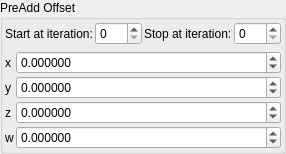
    <widget class="QGroupBox" name="groupBox">
     <property name="title">
      <string>PreAdd Offset</string>
     </property>
     <layout class="QVBoxLayout" name="verticalLayout_3">
      <property name="leftMargin">
       <number>2</number>
      </property>
      <property name="topMargin">
       <number>2</number>
      </property>
      <property name="rightMargin">
       <number>2</number>
      </property>
      <property name="bottomMargin">
       <number>2</number>
      </property>
      <item>
       <layout class="QGridLayout" name="gridLayout_75">
        <property name="spacing">
         <number>2</number>
        </property>
        <item row="0" column="1">
         <widget class="QLabel" name="label_263">
          <property name="text">
           <string>Start at iteration:</string>
          </property>
         </widget>
        </item>
        <item row="0" column="3">
         <widget class="QLabel" name="label_264">
          <property name="text">
           <string>Stop at iteration:</string>
          </property>
         </widget>
        </item>
        <item row="0" column="4">
         <widget class="MySpinBox" name="spinboxInt_transf_stop_iterations_C">
          <property name="sizePolicy">
           <sizepolicy hsizetype="Minimum" vsizetype="Maximum">
            <horstretch>0</horstretch>
            <verstretch>0</verstretch>
           </sizepolicy>
          </property>
          <property name="maximum">
           <number>999</number>
          </property>
         </widget>
        </item>
        <item row="0" column="2">
         <widget class="MySpinBox" name="spinboxInt_transf_start_iterations_C">
          <property name="sizePolicy">
           <sizepolicy hsizetype="Minimum" vsizetype="Maximum">
            <horstretch>0</horstretch>
            <verstretch>0</verstretch>
           </sizepolicy>
          </property>
          <property name="maximum">
           <number>999</number>
          </property>
         </widget>
        </item>
       </layout>
      </item>
      <item>
       <layout class="QGridLayout" name="gridLayout_64" columnstretch="0,0,0,1">
        <property name="spacing">
         <number>2</number>
        </property>
        <item row="1" column="3">
         <widget class="MyDoubleSpinBox" name="spinbox4_transf_addition_constant_0000_y">
          <property name="sizePolicy">
           <sizepolicy hsizetype="Minimum" vsizetype="Maximum">
            <horstretch>0</horstretch>
            <verstretch>0</verstretch>
           </sizepolicy>
          </property>
          <property name="prefix">
           <string/>
          </property>
          <property name="suffix">
           <string/>
          </property>
          <property name="decimals">
           <number>6</number>
          </property>
          <property name="minimum">
           <double>-99.989999999999995</double>
          </property>
          <property name="maximum">
           <double>99.989999999999995</double>
          </property>
          <property name="singleStep">
           <double>0.100000000000000</double>
          </property>
         </widget>
        </item>
        <item row="2" column="2">
         <widget class="QLabel" name="label_119">
          <property name="text">
           <string notr="true">z</string>
          </property>
         </widget>
        </item>
        <item row="1" column="2">
         <widget class="QLabel" name="label_116">
          <property name="text">
           <string notr="true">y</string>
          </property>
         </widget>
        </item>
        <item row="0" column="2">
         <widget class="QLabel" name="label_118">
          <property name="text">
           <string notr="true">x</string>
          </property>
         </widget>
        </item>
        <item row="2" column="3">
         <widget class="MyDoubleSpinBox" name="spinbox4_transf_addition_constant_0000_z">
          <property name="sizePolicy">
           <sizepolicy hsizetype="Minimum" vsizetype="Maximum">
            <horstretch>0</horstretch>
            <verstretch>0</verstretch>
           </sizepolicy>
          </property>
          <property name="prefix">
           <string/>
          </property>
          <property name="suffix">
           <string/>
          </property>
          <property name="decimals">
           <number>6</number>
          </property>
          <property name="minimum">
           <double>-99.989999999999995</double>
          </property>
          <property name="maximum">
           <double>99.989999999999995</double>
          </property>
          <property name="singleStep">
           <double>0.100000000000000</double>
          </property>
         </widget>
        </item>
        <item row="0" column="3">
         <widget class="MyDoubleSpinBox" name="spinbox4_transf_addition_constant_0000_x">
          <property name="sizePolicy">
           <sizepolicy hsizetype="Minimum" vsizetype="Maximum">
            <horstretch>0</horstretch>
            <verstretch>0</verstretch>
           </sizepolicy>
          </property>
          <property name="prefix">
           <string/>
          </property>
          <property name="suffix">
           <string/>
          </property>
          <property name="decimals">
           <number>6</number>
          </property>
          <property name="minimum">
           <double>-99.989999999999995</double>
          </property>
          <property name="maximum">
           <double>99.989999999999995</double>
          </property>
          <property name="singleStep">
           <double>0.100000000000000</double>
          </property>
         </widget>
        </item>
        <item row="3" column="3">
         <widget class="MyDoubleSpinBox" name="spinbox4_transf_addition_constant_0000_w">
          <property name="sizePolicy">
           <sizepolicy hsizetype="Minimum" vsizetype="Maximum">
            <horstretch>0</horstretch>
            <verstretch>0</verstretch>
           </sizepolicy>
          </property>
          <property name="prefix">
           <string/>
          </property>
          <property name="suffix">
           <string/>
          </property>
          <property name="decimals">
           <number>6</number>
          </property>
          <property name="minimum">
           <double>-99.989999999999995</double>
          </property>
          <property name="maximum">
           <double>99.989999999999995</double>
          </property>
          <property name="singleStep">
           <double>0.100000000000000</double>
          </property>
         </widget>
        </item>
        <item row="3" column="2">
         <widget class="QLabel" name="label_117">
          <property name="text">
           <string notr="true">w</string>
          </property>
         </widget>
        </item>
       </layout>
      </item>
     </layout>
    </widget>
